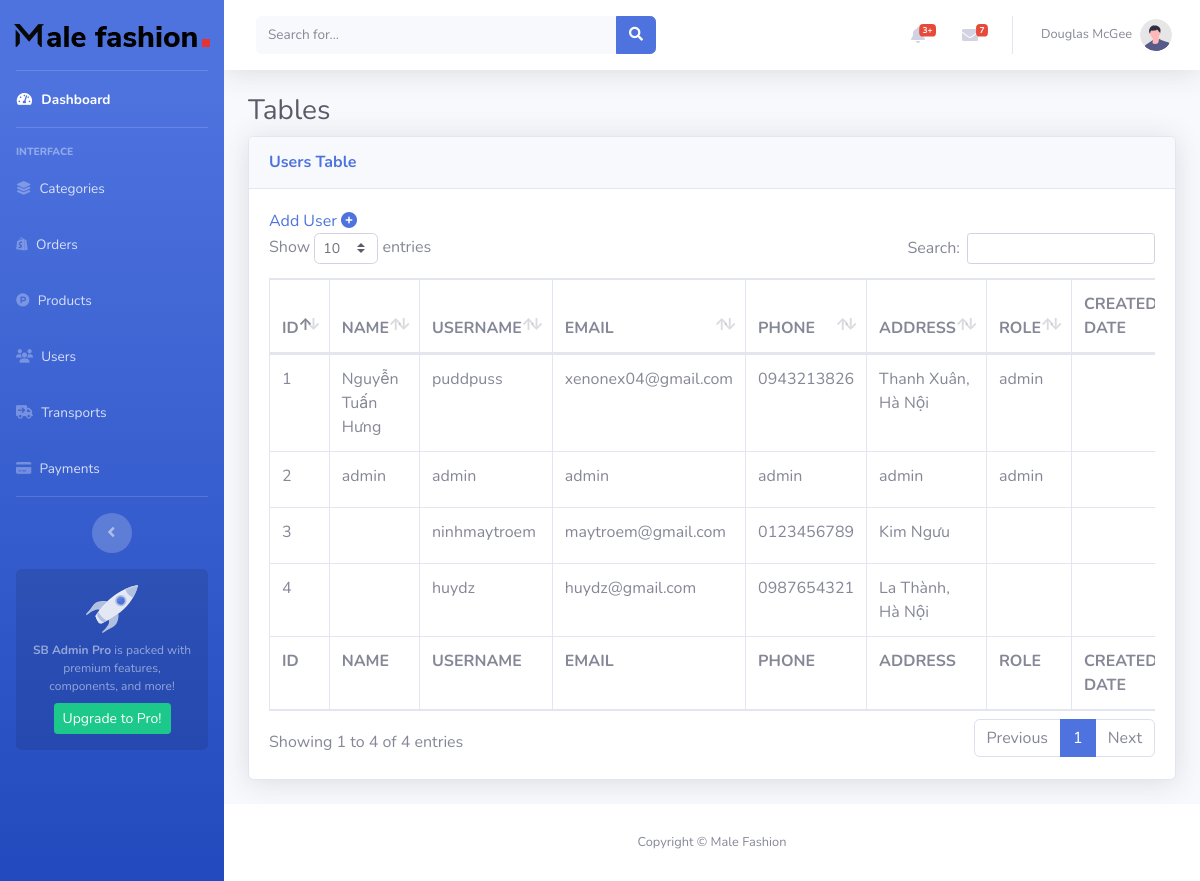
The app's page /admin-mau/Users.php, older data.
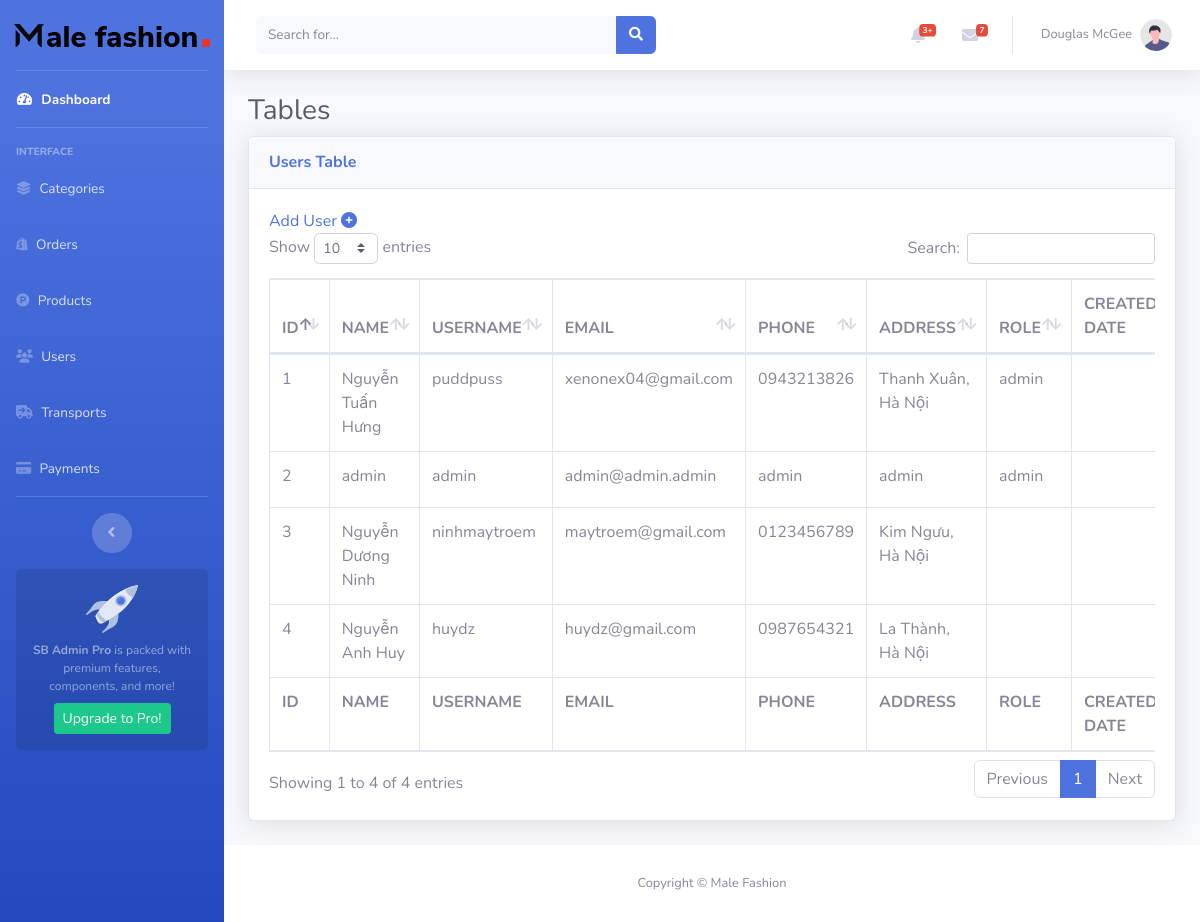
The same page, newer data.
### tables this page shows
CREATE TABLE `user` (
  `ID` int(11) NOT NULL,
  `NAME` varchar(250) DEFAULT NULL,
  `USERNAME` varchar(50) DEFAULT NULL,
  `PASSWORD` varchar(50) DEFAULT NULL,
  `ROLE` varchar(50) DEFAULT NULL,
  `ADDRESS` varchar(500) DEFAULT NULL,
  `EMAIL` varchar(150) DEFAULT NULL,
  `PHONE` varchar(50) DEFAULT NULL,
  `CREATED_DATE` timestamp NULL DEFAULT NULL,
  `ISACTIVE` tinyint(4) DEFAULT NULL
);

### admin-mau/Users.php (the view, shortened to what the changed rows need)
<?php
include('../db.php');
$sql = "SELECT ID, NAME, USERNAME, EMAIL, PHONE, ADDRESS, ROLE, CREATED_DATE, ISACTIVE FROM user";
$result = $conn->query($sql);
?>
<!DOCTYPE html>
<html lang="en">
<head>
    <link rel="stylesheet" href="https://cdnjs.cloudflare.com/ajax/libs/font-awesome/6.6.0/css/all.min.css"
 />
    <link href="vendor/fontawesome-free/css/all.min.css" rel="stylesheet" type="text/css">
    <link href="css/sb-admin-2.min.css" rel="stylesheet">
    <link href="vendor/datatables/dataTables.bootstrap4.min.css" rel="stylesheet">
</head>
<body id="page-top">
    <div id="wrapper">
        <div id="content-wrapper" class="d-flex flex-column">
            <div id="content">
                <div class="container-fluid">
                    <h1 class="h3 mb-2 text-gray-800">Tables</h1>
                    <div class="card shadow mb-4">
                        <div class="card-body">
                            <div class="table-responsive">
                                <table class="table table-bordered" id="dataTable" width="100%" cellspacing="0">
                                    <thead>
                                        <tr>
                                            <th>ID</th>
                                            <th>NAME</th>
                                            <th>USERNAME</th>
                                            <th>EMAIL</th>
                                            <th>PHONE</th>
                                            <th>ADDRESS</th>
                                            <th>ROLE</th>
                                            <th>CREATED DATE</th>
                                        </tr>
                                    </thead>
                                    <tfoot>
                                        <tr>
                                            <th>ID</th>
                                            <th>NAME</th>
                                            <th>USERNAME</th>
                                            <th>EMAIL</th>
                                            <th>PHONE</th>
                                            <th>ADDRESS</th>
                                            <th>ROLE</th>
                                            <th>CREATED DATE</th>
                                        </tr>
                                    </tfoot>
                                    <tbody>
                                        <?php
                                        if ($result->num_rows > 0) {
                                            while ($row = $result->fetch_assoc()) {
                                                echo "<tr>";
                                                echo "<td>{$row['ID']}</td>";
                                                echo "<td>{$row['NAME']}</td>";
                                                echo "<td>{$row['USERNAME']}</td>";
                                                echo "<td>{$row['EMAIL']}</td>";
                                                echo "<td>{$row['PHONE']}</td>";
                                                echo "<td>{$row['ADDRESS']}</td>";
                                                echo "<td>{$row['ROLE']}</td>";
                                                echo "<td>{$row['CREATED_DATE']}</td>";
                                                echo "</tr>";
                                            }
                                        } else {
                                            echo "<tr><td colspan='11'>No users found</td></tr>";
                                        }
                                        ?>
                                    </tbody>
                                </table>
                            </div>
                        </div>
                    </div>
                </div>
            </div>
        </div>
    </div>
</body>
</html>

Row changes from the older to the newer data that the page shows:
changed user id 2: EMAIL "admin" → "admin@admin.admin"
changed user "ninhmaytroem": NAME (not shown) → "Nguyễn Dương Ninh"; ADDRESS "Kim Ngưu" → "Kim Ngưu, Hà Nội"
changed user "huydz": NAME (not shown) → "Nguyễn Anh Huy"
